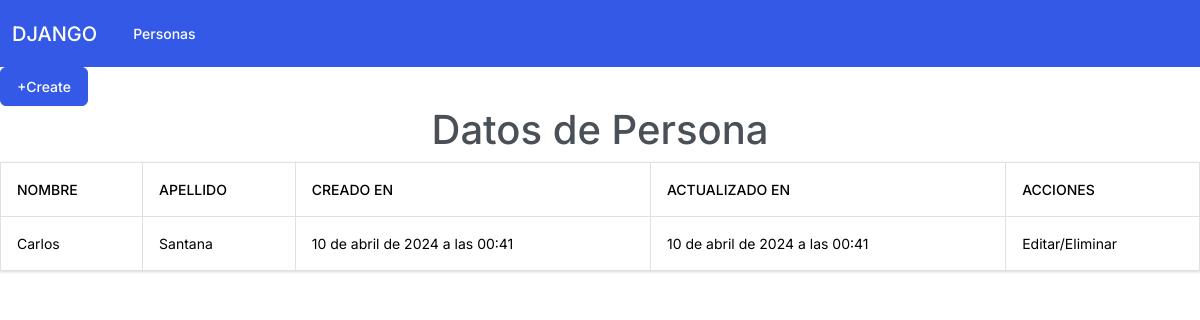
/get/4, run on the app's committed database.
### person/models.py (models this page shows, shortened)
class Person(models.Model):
    firstName = models.CharField(max_length=255, verbose_name='Nombre')
    lastName = models.CharField(max_length=255, verbose_name='Apellido')
    created_at = models.DateTimeField(auto_now_add=True, verbose_name='Creado en')
    updated_at = models.DateTimeField(auto_now=True, verbose_name='Actualizado en')
    class Meta:
        verbose_name = 'Persona'
        verbose_name_plural = 'Personas'

### person/views.py (the view)
# urls.py: path('get/<int:pk>', views.get, name='get'),
def get(request, pk):
    person = Person.objects.get(pk=pk)
    return render(request, 'person.html',
                 {'title' : 'Persona', 'persona':person})

### person/templates/person.html (shortened to what this page needs)
{% extends 'layout.html' %}
{% block content %}
    <a href="{% url 'create' %}" class="btn btn-primary">+Create</a>
<h1 class = "text-center">Datos de Persona</h1>
<table class = "table table-bordered">
    <thead>
        <th>Nombre</th>
        <th>Apellido</th>
        <th>Creado en</th>
        <th>Actualizado en</th>
        <th>Acciones</th>
    </thead>
    <tbody>
        <tr>
            <td>{{persona.firstName}}</td>
            <td>{{persona.lastName}}</td>
            <td>{{persona.created_at}}</td>
            <td>{{persona.updated_at}}</td>
            <td>Editar/Eliminar</td>
        </tr>
    </tbody>
</table>
{% endblock %}

### data on the page
Person: firstName "Carlos", lastName "Santana", created_at "10 de abril de 2024 a las 00:41", updated_at "10 de abril de 2024 a las 00:41"
